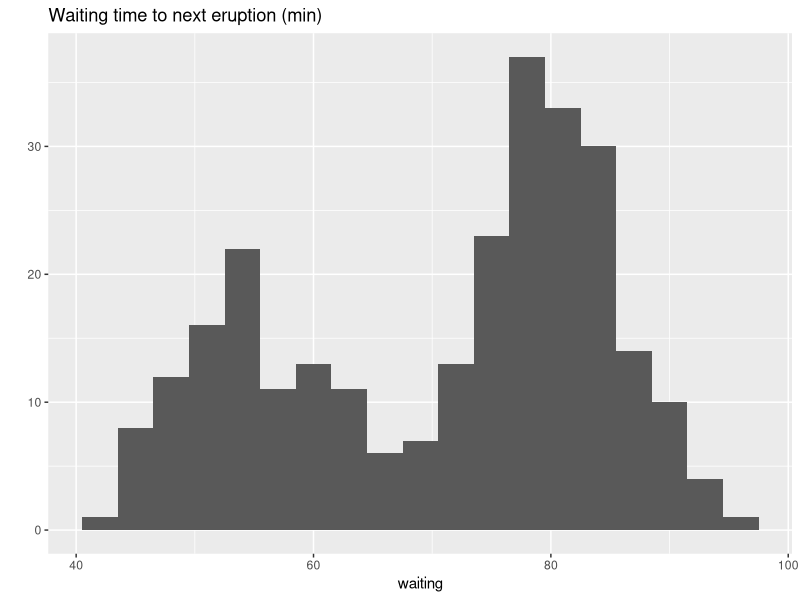
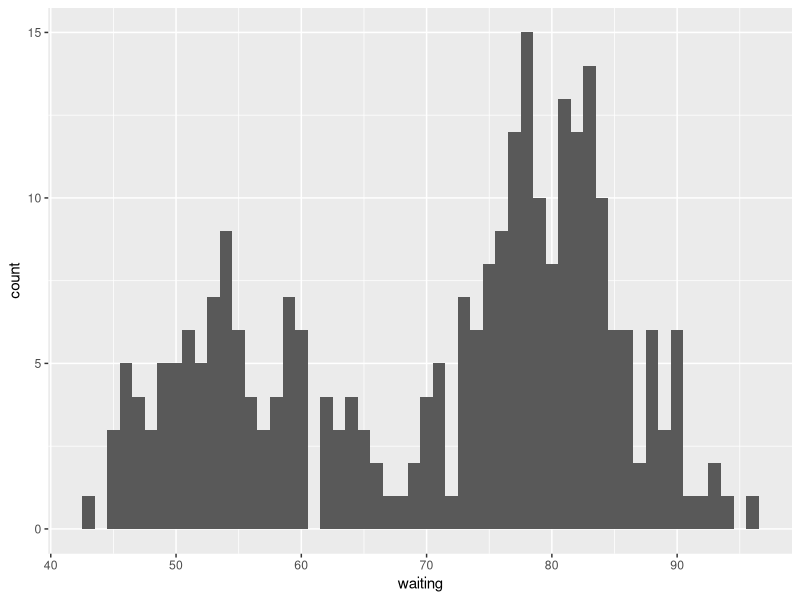
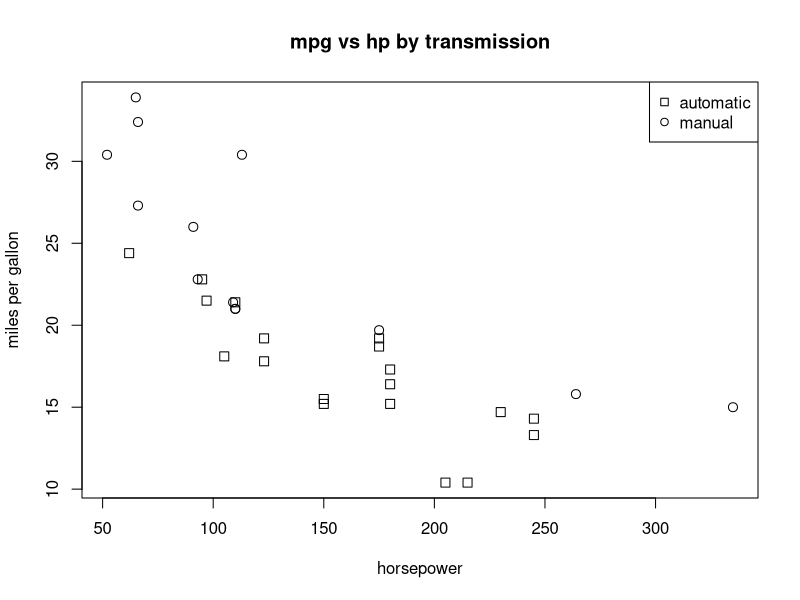
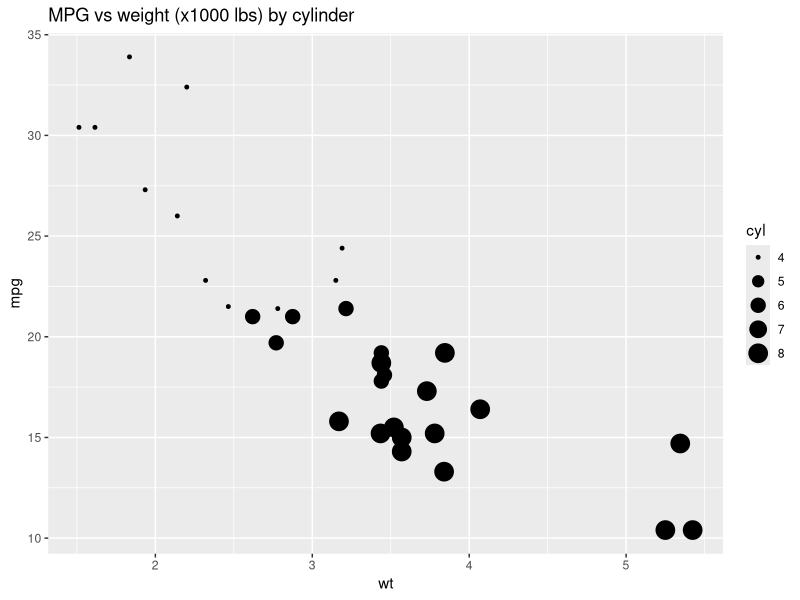
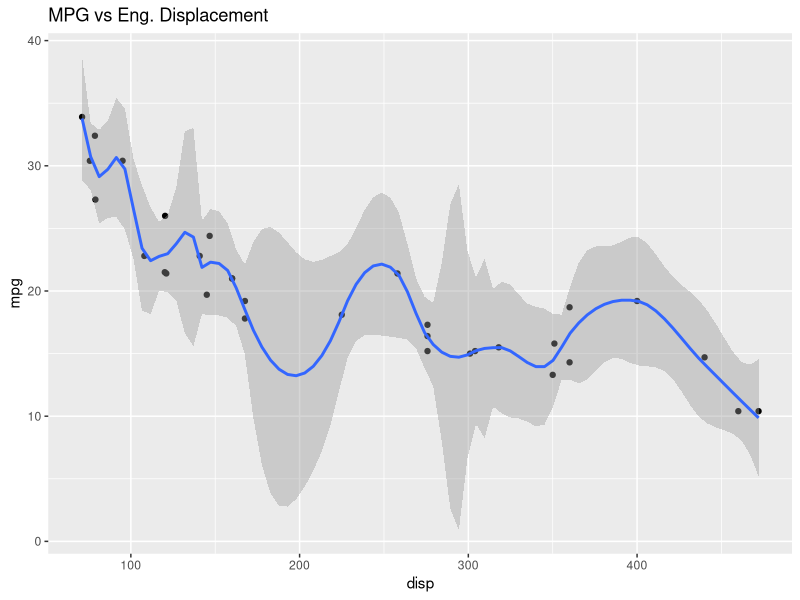
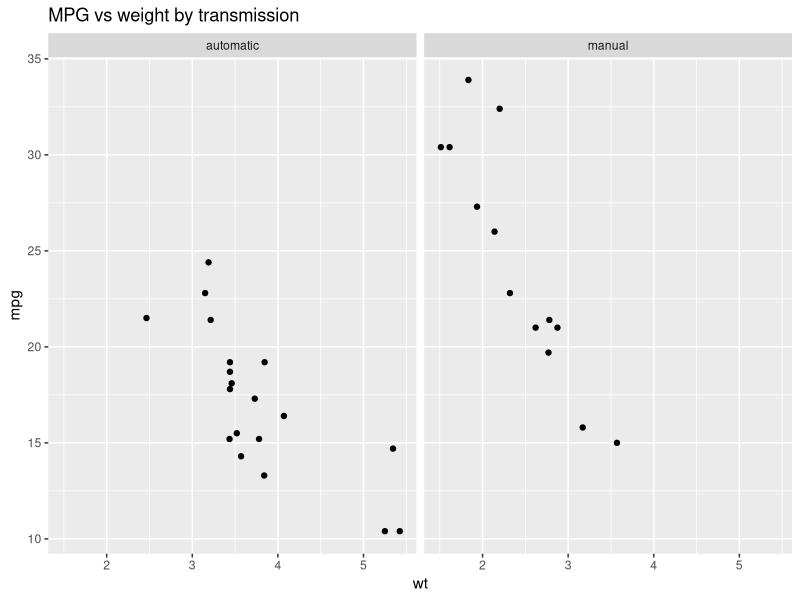
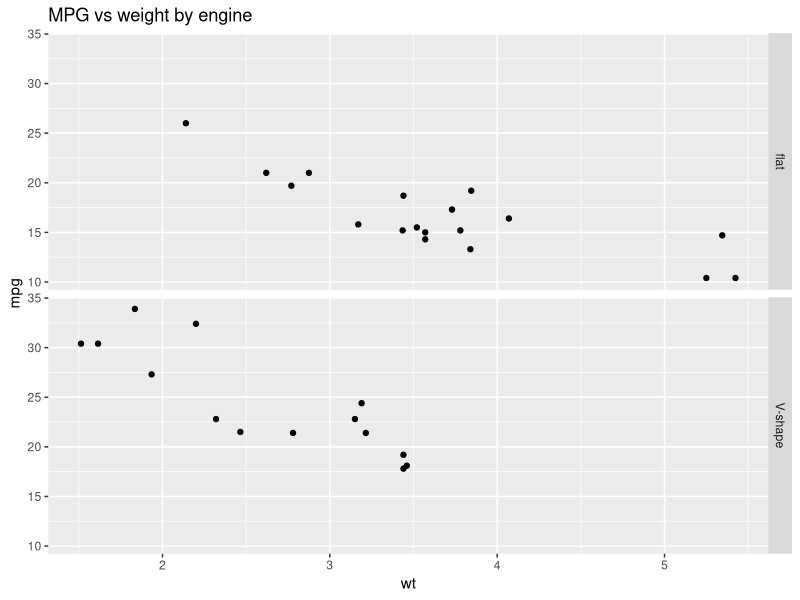
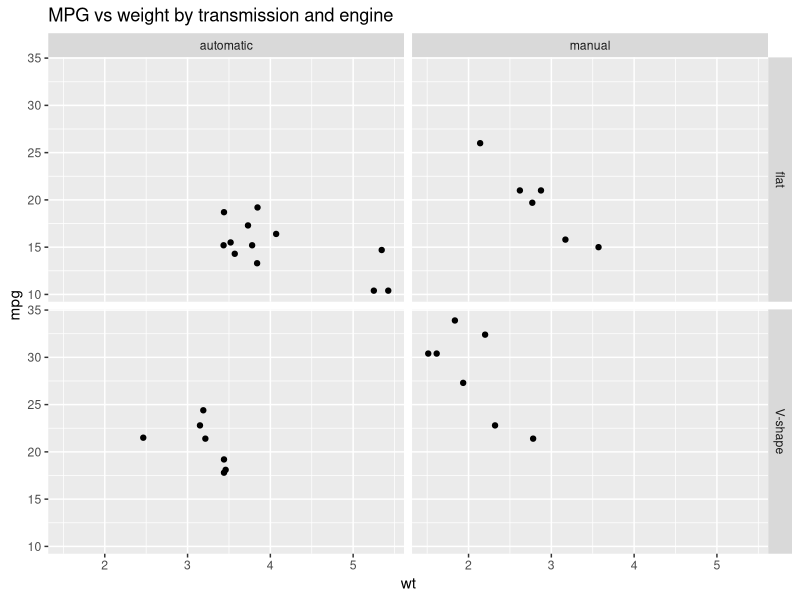

These figures' R source, in order:
library('ggplot2')
data('faithful')

# histogram
qplot(x=waiting,
      data=faithful,
      binwidth=3,
      main = 'Waiting time to next eruption (min)')

ggplot(faithful, aes(x=waiting)) + geom_histogram(binwidth = 1)


data("mtcars")
data('mpg')

library('GGally')

plot(mtcars$hp,
     mtcars$mpg,
     pch = mtcars$am,
     xlab = "horsepower",
     cex = 1.2,
     ylab = "miles per gallon",
     main = "mpg vs hp by transmission")
legend("topright", c("automatic", "manual"), pch = c(0,1))


qplot(x = wt,
      y = mpg,
      data = mtcars,
      size = cyl,
      main = "MPG vs weight (x1000 lbs) by cylinder")

qplot(disp,
      mpg,
      data = mtcars,
      main = "MPG vs Eng. Displacement") + stat_smooth(
        method = "loess",
        defree = 0,
        span = 0.2,
        se = TRUE
      )


# facets

# first create new columns with descriptive values
mtcars$amf[mtcars$am == 0] = 'automatic'
mtcars$amf[mtcars$am == 1] = 'manual'
mtcars$vsf[mtcars$vs == 0] = 'flat'
mtcars$vsf[mtcars$vs == 1] = 'V-shape'

qplot(x = wt,
      y = mpg,
      facets = .~amf,
      data = mtcars,
      main = "MPG vs weight by transmission")


qplot(x = wt,
      y = mpg,
      facets = vsf~.,
      data = mtcars,
      main = "MPG vs weight by engine")


qplot(x = wt,
      y = mpg,
      facets = vsf~amf,
      data = mtcars,
      main = "MPG vs weight by transmission and engine")


DF = mpg[,c('cty', 'hwy', 'displ')]

library(GGally)
ggpairs(DF)


# Contour plots
x_grid = seq(-1, 1, length.out = 100)
y_grid = x_grid
R = expand.grid(x_grid, y_grid)
names(R) = c('x', 'y')
R$z = R$x^2 + R$y^2
ggplot(R, aes(x=x, y=y, z=z)) + stat_contour()


# Box Plot
ggplot(mpg,
       aes("", hwy)) + geom_boxplot() + coord_flip() + scale_x_discrete("")

ggplot(mpg,
       aes(reorder(class, 
                   -hwy, 
                   median), hwy)) + geom_boxplot() + coord_flip() + scale_x_discrete()

# QQPlot
D = data.frame(samples = c(rnorm(200, 1, 1),
                           rnorm(200, 0, 1),
                           rnorm(200, 0, 2)))

D$parameter[1:200] = 'N(1,1)';
D$parameter[201:400] = 'N(0,1)';
D$parameter[401:600] = 'N(0,2)';

qplot(samples,
      facets = parameter~.,
      geom = 'histogram',
      data = D)


ggplot(D, aes(sample=samples)) +
  stat_qq() +
  facet_grid(.~parameter)
